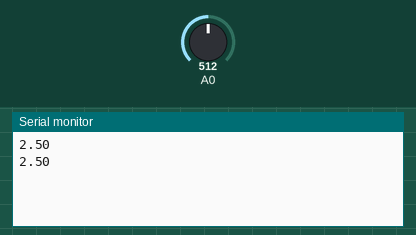
Simulated run of this sketch. Board: Arduino Uno, built with avr-gcc and run on an emulated ATmega328P. On the bench: the last lines printed to the serial monitor. The test bench sets the inputs (shaded band); at power-on: A0 = 512.

Above: at 2.8 s.
2.9 s: A0 set to 716
At 4.9 s:
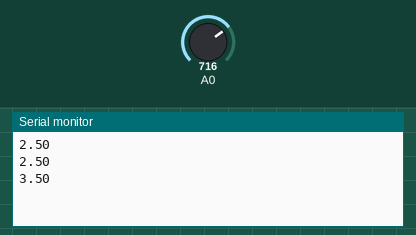
5.6 s: A0 set to 900
At 6.4 s:
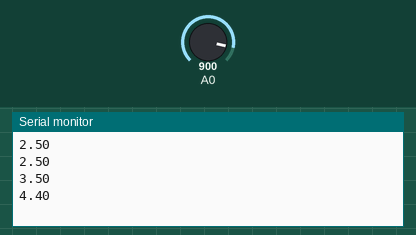
Timing chart, 0 to 8.6 s (numbered marks = the images above; inputs shaded):
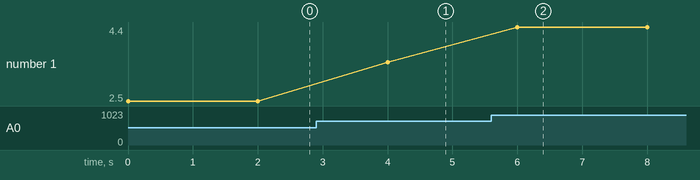

Measured:
- after the input at 2.9 s, the serial monitor: prints a new line after 1.1 s (image 1)
- after the input at 5.6 s, the serial monitor: prints a new line after 0.40 s (image 2)
- plotted number 1: 2.5 → 3.5 after the input at 2.9 s, 3.5 → 4.4 after the input at 5.6 s

The sketch:

photoresistencia.ino
```cpp
void setup() {
  Serial.begin(9600);   // initialize serial communication at 9600 BPS
}

void loop() {

  int sensorValue = analogRead(A0);   // read the input on analog pin 0

  float voltage = sensorValue * (5.0 / 1023.0);   // Convert the analog reading (which goes from 0 - 1023) to a voltage (0 - 5V)

  Serial.println(voltage);   // print out the value you read

  delay(2000);

}
```
